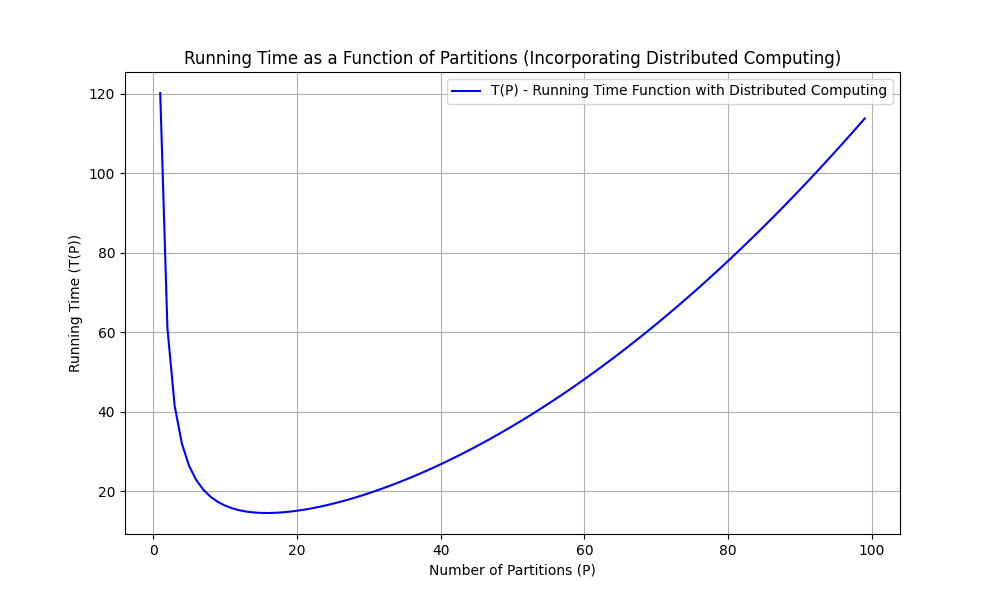

The Python source for this figure:
import numpy as np
import matplotlib.pyplot as plt

# Define constants for the function
alpha = 1.0   # Efficiency gain factor from parallelism
beta = 0.1    # Overhead cost factor due to parallelism
gamma = 0.01  # Network communication cost factor due to parallelism
delta = 100.0  # Load imbalance cost factor due to imbalance cores per executor
epsilon = 0.1 # Constant term

# Define cluster configuration (example)
W = 3  # Number of workers
E = [1, 1, 1]  # Executors per worker (example)
C = [[8], [8], [4]]  # Cores per executor in each worker

# Total parallelism (sum of all cores across workers and executors)
total_parallelism = sum([sum(C[i]) for i in range(W)])

# Define distributed computing factor D
D = 3  # Example factor to simulate network overhead or shuffling

# Define a range for the number of partitions P
P_values = np.arange(1, total_parallelism * 5, 1)  # More partitions than parallelism

# Define the function T(P)
def T(P):
    imbalance_factor = max([sum(C[i]) for i in range(W)]) / total_parallelism
    return alpha * np.log(P) + beta * P + gamma * P**2 + delta * D * imbalance_factor / P + epsilon

# Compute T(P) for the range of P values
T_values = T(P_values)
# Plot the function
plt.figure(figsize=(10, 6))
plt.plot(P_values, T_values, label="T(P) - Running Time Function with Distributed Computing", color='b')
plt.xlabel("Number of Partitions (P)")
plt.ylabel("Running Time (T(P))")
plt.title("Running Time as a Function of Partitions (Incorporating Distributed Computing)")
plt.grid(True)
plt.legend()
plt.savefig('running_time.png')
